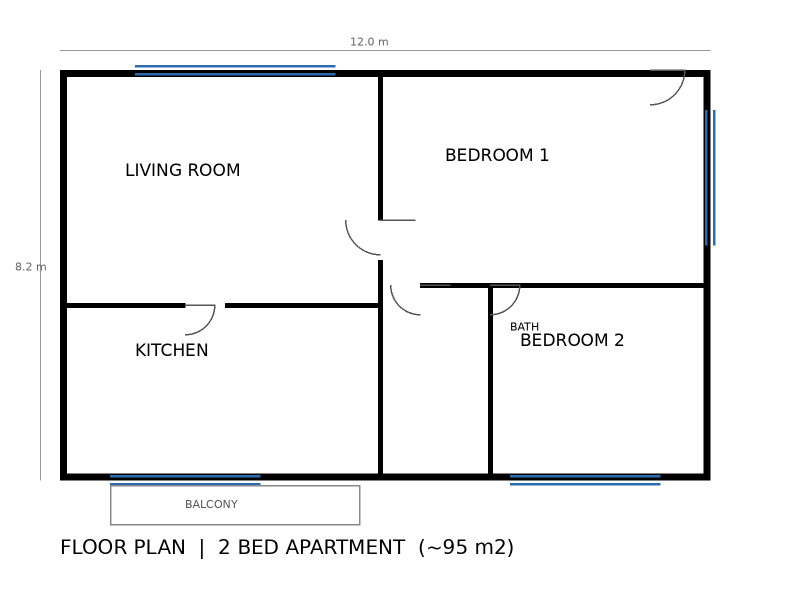
#> input picture demo/floorplan.png, 1600 x 1200 px, found by its file name (shown at 1/2 size)
$ python make_walkthrough_video.py
#> lines starting #> are read from the running program, lines starting #| are printed output that depends on the picture
#!/usr/bin/env python3
"""Make a fake 'walkthrough' video: slow pan+zoom across the floor plan image."""
import av
import math
from PIL import Image

SRC = "/opt/sandbox/workspace/interior-ai/projects/demo/floorplan.png"
OUT = "/opt/sandbox/workspace/interior-ai/projects/demo-walkthrough/input.mp4"

W, H = 1280, 720
FPS = 24
DUR = 8  # seconds
N = FPS * DUR

img = Image.open(SRC).convert("RGB")
#> img is the input picture: PIL image 1600x1200 RGB; mean R, G, B 241.3, 241.7, 242.1
iw, ih = img.size
#> iw = 1600; ih = 1200
# upscale the plan so we have room to pan
scale = max(W / iw, H / ih) * 1.35
#> scale = 1.08
big = img.resize((int(iw * scale), int(ih * scale)))
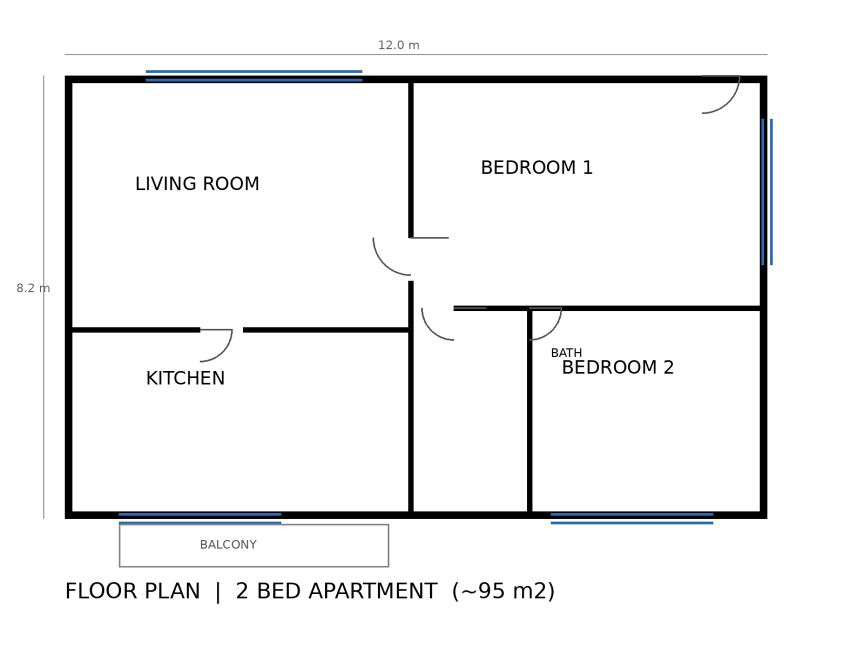
#> big: PIL image 1728x1296 RGB (shown at 1/2 size); mean R, G, B 241.2, 241.7, 242.1
bw, bh = big.size
#> bw = 1728; bh = 1296

#> (the run stopped early here; a loop or call above may not have finished)
